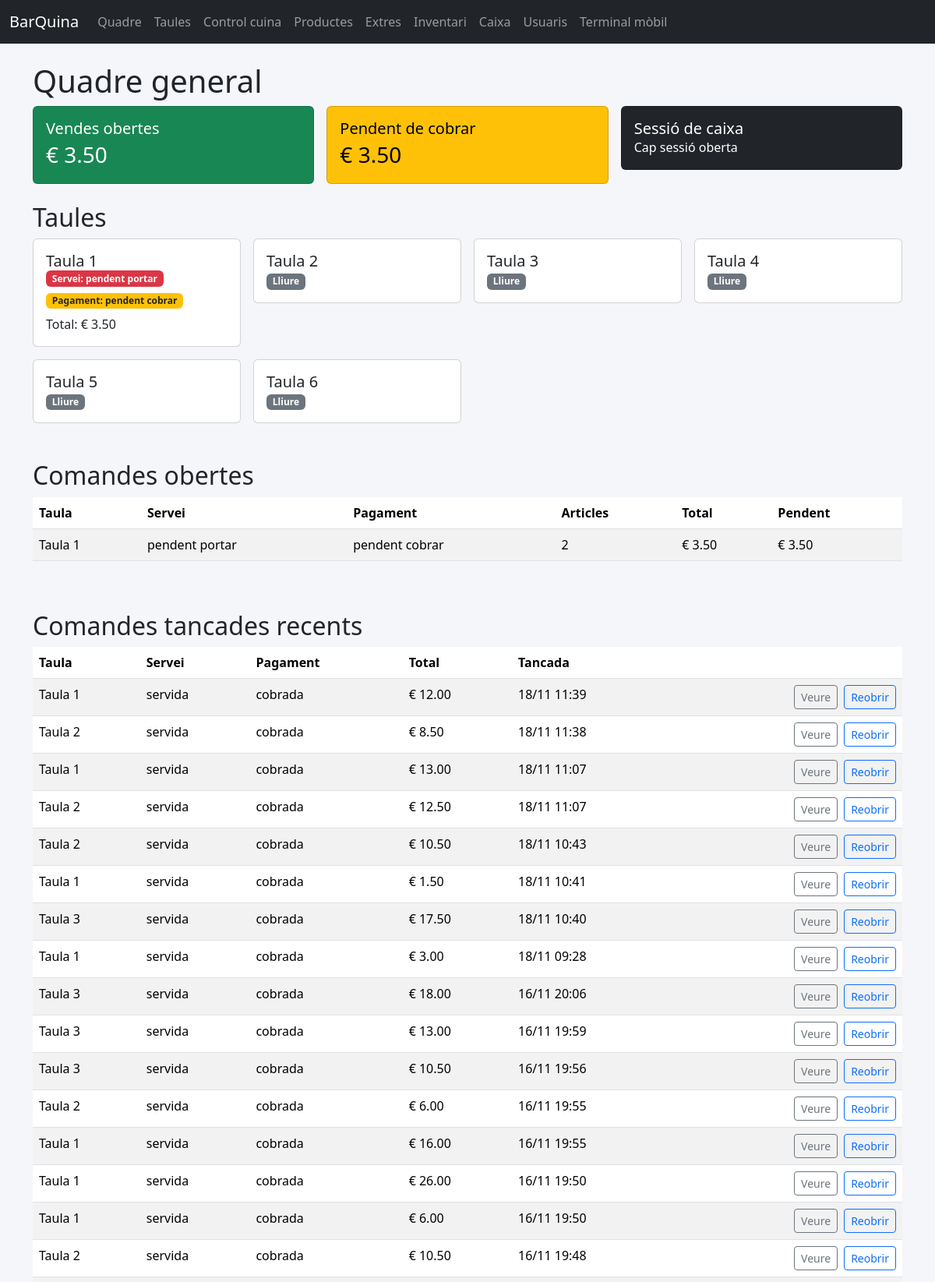
The page / (upper part) on the database its author committed.
### app/models.py (models this page shows, shortened)
class Table(db.Model):
    __tablename__ = "tables"
    id = db.Column(db.Integer, primary_key=True)
    name = db.Column(db.String(50), unique=True, nullable=False)
    seats = db.Column(db.Integer, default=4)
    orders = db.relationship("Order", back_populates="table", cascade="all, delete-orphan")

class Order(db.Model):
    __tablename__ = "orders"
    id = db.Column(db.Integer, primary_key=True)
    table_id = db.Column(db.Integer, db.ForeignKey("tables.id"), nullable=False)
    created_by_id = db.Column(db.Integer, db.ForeignKey("staff_users.id"))
    status = db.Column(db.String(32), default=FulfillmentStatus.PENDING_DELIVERY.value, nullable=False)
    fulfillment_status = db.Column(
        db.Enum(FulfillmentStatus), default=FulfillmentStatus.PENDING_DELIVERY, nullable=False
    )
    payment_status = db.Column(db.Enum(PaymentStatus), default=PaymentStatus.PENDING_PAYMENT, nullable=False)
    notes = db.Column(db.Text)
    created_at = db.Column(db.DateTime, default=datetime.utcnow)
    updated_at = db.Column(db.DateTime, default=datetime.utcnow, onupdate=datetime.utcnow)
    table = db.relationship("Table", back_populates="orders")
    created_by = db.relationship("StaffUser", back_populates="orders")
    items = db.relationship("OrderItem", back_populates="order", cascade="all, delete-orphan")
    payments = db.relationship("Payment", back_populates="order", cascade="all, delete-orphan")
    def subtotal(self) -> float:
        return sum(item.line_total() for item in self.items)
    def paid_total(self) -> float:
        return sum(payment.amount for payment in self.payments)
    def outstanding_total(self) -> float:
        return max(self.subtotal() - self.paid_total(), 0.0)
    @property
    def is_closed(self) -> bool:
        return self.fulfillment_status == FulfillmentStatus.SERVED and self.payment_status == PaymentStatus.PAID

class OrderItem(db.Model):
    __tablename__ = "order_items"
    id = db.Column(db.Integer, primary_key=True)
    order_id = db.Column(db.Integer, db.ForeignKey("orders.id"), nullable=False)
    product_id = db.Column(db.Integer, db.ForeignKey("products.id"), nullable=False)
    quantity = db.Column(db.Integer, default=1)
    unit_price = db.Column(db.Float, nullable=False)
    status = db.Column(db.Enum(OrderItemStatus), default=OrderItemStatus.PENDING, nullable=False)
    notes = db.Column(db.String(120))
    order = db.relationship("Order", back_populates="items")
    product = db.relationship("Product", back_populates="order_items")
    payment_links = db.relationship("PaymentItem", back_populates="order_item", cascade="all, delete-orphan")
    extras = db.relationship("OrderItemExtra", back_populates="order_item", cascade="all, delete-orphan")
    def line_total(self) -> float:
        base_total = self.quantity * self.unit_price
        extras_total = sum(extra.price_delta * extra.quantity for extra in self.extras)
        return round(base_total + extras_total, 2)

class OrderItemExtra(db.Model):
    __tablename__ = "order_item_extras"
    id = db.Column(db.Integer, primary_key=True)
    order_item_id = db.Column(db.Integer, db.ForeignKey("order_items.id"), nullable=False)
    extra_id = db.Column(db.Integer, db.ForeignKey("extras.id", ondelete="SET NULL"))
    label = db.Column(db.String(80), nullable=False)
    price_delta = db.Column(db.Float, nullable=False)
    quantity = db.Column(db.Integer, nullable=False, default=1)
    order_item = db.relationship("OrderItem", back_populates="extras")
    extra = db.relationship("Extra")

### app/blueprints/dashboard/routes.py (the view)
@bp.route("/")
def home():
    tables = Table.query.order_by(Table.name).all()
    open_orders = (
        Order.query.filter(
            or_(
                Order.fulfillment_status != FulfillmentStatus.SERVED,
                Order.payment_status != PaymentStatus.PAID,
            )
        )
        .order_by(Order.created_at.desc())
        .all()
    )
    closed_orders = (
        Order.query.filter(
            and_(
                Order.fulfillment_status == FulfillmentStatus.SERVED,
                Order.payment_status == PaymentStatus.PAID,
            )
        )
        .order_by(Order.updated_at.desc())
        .limit(20)
        .all()
    )
    active_session = CashSession.query.filter_by(is_open=True).order_by(CashSession.id.desc()).first()
    totals = {
        "sales": sum(order.subtotal() for order in open_orders),
        "pending": sum(order.outstanding_total() for order in open_orders),
    }
    return render_template(
        "dashboard.html",
        tables=tables,
        open_orders=open_orders,
        active_session=active_session,
        closed_orders=closed_orders,
        totals=totals,
        fulfillment_status_enum=FulfillmentStatus,
        payment_status_enum=PaymentStatus,
    )

### app/models.py (called while the page is built)
    @property
    def label(self) -> str:
        return self.value.replace("_", " ")

    @property
    def label(self) -> str:
        return self.value.replace("_", " ")

### app/templates/dashboard.html (shortened to what this page needs)
{% extends "base.html" %}
{% block content %}
<h1>Quadre general</h1>
<div class="row g-3 mb-4">
    <div class="col-md-4">
        <div class="card text-bg-success">
            <div class="card-body">
                <h5 class="card-title">Vendes obertes</h5>
                <p class="card-text fs-3">€ {{ '%.2f'|format(totals.sales) }}</p>
            </div>
        </div>
    </div>
    <div class="col-md-4">
        <div class="card text-bg-warning">
            <div class="card-body">
                <h5 class="card-title">Pendent de cobrar</h5>
                <p class="card-text fs-3">€ {{ '%.2f'|format(totals.pending) }}</p>
            </div>
        </div>
    </div>
    <div class="col-md-4">
        <div class="card text-bg-dark">
            <div class="card-body">
                <h5 class="card-title">Sessió de caixa</h5>
                {% if active_session %}
                    <p class="card-text">Oberta des de {{ active_session.opened_at.strftime('%H:%M') }}</p>
                {% else %}
                    <p class="card-text">Cap sessió oberta</p>
                {% endif %}
            </div>
        </div>
    </div>
</div>
<h2>Taules</h2>
<div class="row g-3">
    {% for table in tables %}
    <div class="col-sm-6 col-md-4 col-lg-3">
        <a class="card text-decoration-none" href="{{ url_for('orders.table_detail', table_id=table.id) }}">
            <div class="card-body">
                <h5>{{ table.name }}</h5>
                {% set active_orders = table.orders|rejectattr('is_closed')|list %}
                {% set order = active_orders[-1] if active_orders else None %}
                {% if order %}
                    <div class="d-flex flex-wrap gap-2 mb-2">
                        <span class="badge {% if order.fulfillment_status == fulfillment_status_enum.SERVED %}bg-success{% else %}bg-danger{% endif %}">
                            Servei: {{ order.fulfillment_status.label }}
                        </span>
                        <span class="badge {% if order.payment_status == payment_status_enum.PAID %}bg-success{% else %}bg-warning text-dark{% endif %}">
                            Pagament: {{ order.payment_status.label }}
                        </span>
                    </div>
                    <p class="mb-0">Total: € {{ '%.2f'|format(order.subtotal()) }}</p>
                {% else %}
                    <span class="badge bg-secondary">Lliure</span>
                {% endif %}
            </div>
        </a>
    </div>
    {% endfor %}
</div>
<h2 class="mt-5">Comandes obertes</h2>
<div class="table-responsive">
<table class="table table-striped table-clickable">
    <thead>
        <tr>
            <th>Taula</th>
            <th>Servei</th>
            <th>Pagament</th>
            <th>Articles</th>
            <th>Total</th>
            <th>Pendent</th>
        </tr>
    </thead>
    <tbody>
        {% for order in open_orders %}
        {% set delivered = order.fulfillment_status == fulfillment_status_enum.SERVED %}
        {% set row_class = 'order-row-served' if delivered else 'order-row-pending' %}
        <tr class="js-order-row {{ row_class }}" data-href="{{ url_for('orders.table_detail', table_id=order.table_id, order_id=order.id) }}" role="button" tabindex="0">
            <td>{{ order.table.name }}</td>
            <td>{{ order.fulfillment_status.label }}</td>
            <td>{{ order.payment_status.label }}</td>
            <td>{{ order.items|length }}</td>
            <td>€ {{ '%.2f'|format(order.subtotal()) }}</td>
            <td>€ {{ '%.2f'|format(order.outstanding_total()) }}</td>
        </tr>
        {% endfor %}
    </tbody>
</table>
</div>
<h2 class="mt-5">Comandes tancades recents</h2>
<div class="table-responsive">
<table class="table table-striped">
    <thead>
        <tr>
            <th>Taula</th>
            <th>Servei</th>
            <th>Pagament</th>
            <th>Total</th>
            <th>Tancada</th>
            <th></th>
        </tr>
    </thead>
    <tbody>
        {% for order in closed_orders %}
        <tr>
            <td>{{ order.table.name }}</td>
            <td>{{ order.fulfillment_status.label }}</td>
            <td>{{ order.payment_status.label }}</td>
            <td>€ {{ '%.2f'|format(order.subtotal()) }}</td>
            <td>{{ order.updated_at.strftime('%d/%m %H:%M') if order.updated_at else '-' }}</td>
            <td class="text-end">
                <div class="d-flex gap-2 justify-content-end">
                    <a class="btn btn-sm btn-outline-secondary" href="{{ url_for('orders.table_detail', table_id=order.table_id, order_id=order.id) }}">Veure</a>
                    <form method="post" action="{{ url_for('orders.update_order_status', order_id=order.id) }}">
                        <button class="btn btn-sm btn-outline-primary" type="submit">Reobrir</button>
                    </form>
                </div>
            </td>
        </tr>
        {% else %}
        <tr><td colspan="6" class="text-center text-muted">No hi ha comandes tancades recents.</td></tr>
        {% endfor %}
    </tbody>
</table>
</div>
{% endblock %}

### app/static/css/app.css (style rules this page uses)
body { background-color: #f5f6fa; }
.card h5 { margin-bottom: 0; }
.table-clickable tbody tr { cursor: pointer; }
.order-row-pending { background-color: #fbe2e2 !important; }

### rows shown on the page
Table: name "Taula 1"
Order: fulfillment_status.label "pendent portar", payment_status.label "pendent cobrar", table.name "Taula 1", items|length "2"
OrderItem: subtotal "3.50", outstanding_total "3.50"
Table: name "Taula 2", shows "Lliure"
Table: name "Taula 3", shows "Lliure"
Table: name "Taula 4", shows "Lliure"
Table: name "Taula 5", shows "Lliure"
Table: name "Taula 6", shows "Lliure"
Order: table.name "Taula 1", fulfillment_status.label "servida", payment_status.label "cobrada", updated_at "18/11 11:39"
OrderItem: subtotal "12.00"
Order: table.name "Taula 2", fulfillment_status.label "servida", payment_status.label "cobrada", updated_at "18/11 11:38"
OrderItem: subtotal "8.50"
Order: table.name "Taula 1", fulfillment_status.label "servida", payment_status.label "cobrada", updated_at "18/11 11:07"
OrderItem: subtotal "13.00"
Order: table.name "Taula 2", fulfillment_status.label "servida", payment_status.label "cobrada", updated_at "18/11 11:07"
OrderItem: subtotal "12.50"
Order: table.name "Taula 2", fulfillment_status.label "servida", payment_status.label "cobrada", updated_at "18/11 10:43"
OrderItem: subtotal "10.50"
Order: table.name "Taula 1", fulfillment_status.label "servida", payment_status.label "cobrada", updated_at "18/11 10:41"
OrderItem: subtotal "1.50"
Order: table.name "Taula 3", fulfillment_status.label "servida", payment_status.label "cobrada", updated_at "18/11 10:40"
OrderItem: subtotal "17.50"
Order: table.name "Taula 1", fulfillment_status.label "servida", payment_status.label "cobrada", updated_at "18/11 09:28"
OrderItem: subtotal "3.00"
Order: table.name "Taula 3", fulfillment_status.label "servida", payment_status.label "cobrada", updated_at "16/11 20:06"
OrderItem: subtotal "18.00"
Order: table.name "Taula 3", fulfillment_status.label "servida", payment_status.label "cobrada", updated_at "16/11 19:59"
OrderItem: subtotal "13.00"
Order: table.name "Taula 3", fulfillment_status.label "servida", payment_status.label "cobrada", updated_at "16/11 19:56"
OrderItem: subtotal "10.50"
Order: table.name "Taula 2", fulfillment_status.label "servida", payment_status.label "cobrada", updated_at "16/11 19:55"
OrderItem: subtotal "6.00"
Order: table.name "Taula 1", fulfillment_status.label "servida", payment_status.label "cobrada", updated_at "16/11 19:55"
OrderItem: subtotal "16.00"
Order: table.name "Taula 1", fulfillment_status.label "servida", payment_status.label "cobrada", updated_at "16/11 19:50"
OrderItem: subtotal "26.00"
Order: table.name "Taula 1", fulfillment_status.label "servida", payment_status.label "cobrada", updated_at "16/11 19:50"
OrderItem: subtotal "6.00"
Order: table.name "Taula 2", fulfillment_status.label "servida", payment_status.label "cobrada", updated_at "16/11 19:48"
OrderItem: subtotal "10.50"

### other values the page prints
{{ '%.2f'|format(totals.sales) }} "3.50"
{{ '%.2f'|format(totals.pending) }} "3.50"
